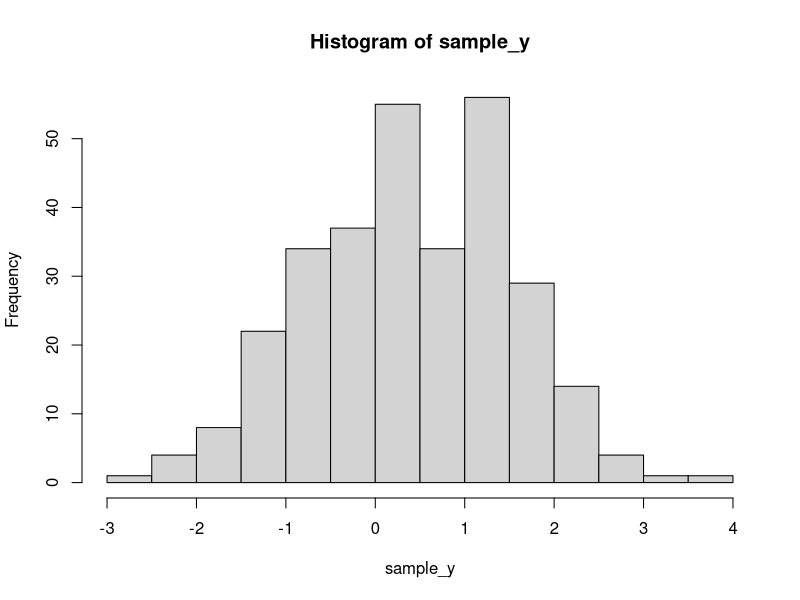
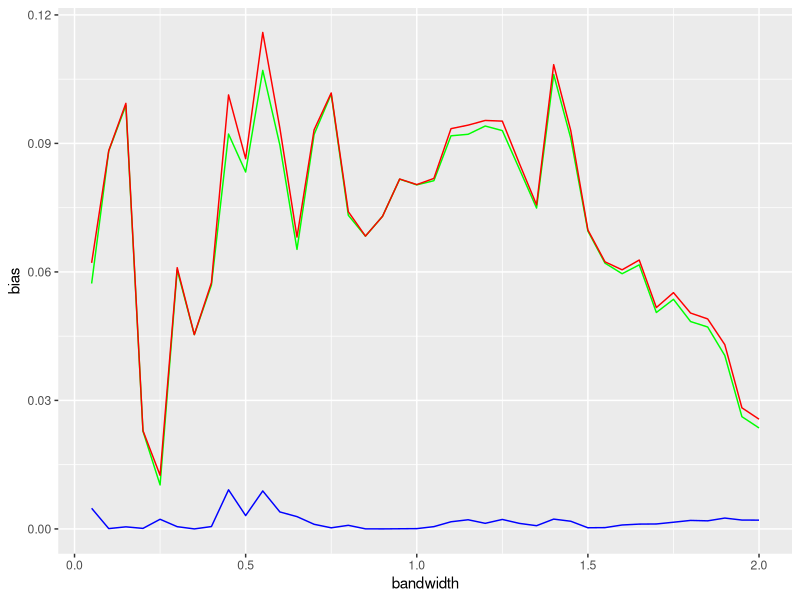

Recreate these plots in R, in order. (Note: this script raises an error after producing the figures.)
##
##    Machine learning concepts
##
##    Problem set 1


##    Gyongyver Kamenar

library(tidyverse)
# Problem 1 ---------------------------------------------------------------

# A)
LocalAveraging<-function(sample_x, sample_y, x, h){
  sum(sample_y * ifelse( abs(sample_x - x)<=(h/2),1,0)) / sum(ifelse( abs(sample_x - x)<=(h/2),1,0))
}

LocalAveraging0<-function(sample_x, sample_y, x, h){
   sum(sample_y * ifelse( abs(sample_x - x)<=(h/2),0,abs(sample_x - x))) / sum(ifelse( abs(sample_x - x)<=(h/2),0,abs(sample_x - x)))
}

LocalAveraging2<-function(sample_x, sample_y, x, h){
  sum(sample_y * ifelse( norm(as.matrix(sample_x - x), type = "f")<=(h/2),1,0))/ sum(ifelse( norm(as.matrix(sample_x - x), type="f")<=(h/2),1,0))
}

# B)
set.seed(2323)
sample_x <- runif(300, min=0, max = 2)
#set.seed(2323)
e <- rnorm(300)
sample_y <- sample_x^3 - 3.5 * sample_x^2 + 3 * sample_x + e
hist(sample_y)
optimal_y <- sample_x^3 - 3.5 * sample_x^2 + 3 * sample_x


# C)

LocalAveraging(sample_x = sample_x, sample_y = sample_y, x=1, h=1)

# Calc
bandwidth_values <- seq(0.05,2,0.05)

# x=1
map_dbl(bandwidth_values,  ~{ LocalAveraging(sample_x = sample_x, sample_y = sample_y, x=1, h=.x)} )
# x=0.1
map_dbl(bandwidth_values,  ~{ LocalAveraging(sample_x = sample_x, sample_y = sample_y, x=0.1, h=.x)} )

# D)
300*40*1000
# do not set seed
SimulateLocalAverage<-function(x_point=1, bandwidth=seq(0.05,2,0.05), sample_size=300){
  # Generate sample
  sample_x <- runif(sample_size, min=0, max = 2)
  e <- rnorm(sample_size)
  sample_y <- sample_x^3 - 3.5 * sample_x^2 + 3 * sample_x + e
  optimal_y <- sample_x^3 - 3.5 * sample_x^2 + 3 * sample_x
  # Local averaging
  #loc_avg <- LocalAveraging(sample_x = sample_x, sample_y = sample_y, x=x_point, h=bandwidth)
  
  map_df(bandwidth, ~{
    tibble(
    bandwidth = .x,
    loc_avg = as.numeric(LocalAveraging(sample_x = sample_x, sample_y = sample_y, x=x_point, h=.x )),
    error = as.numeric((x_point^3 - 3.5 * x_point^2 + 3 * x_point) - loc_avg)
    )
  })
}

# Simulate 1000 times
n <-3
# x_point = 1
#Loc_avg<-map_dbl( bandwith_values, ~{SimulateLocalAverage(x_point = 1,bandwidth =.x, sample_size = 300) })
map_df(seq(n), SimulateLocalAverage)
results_df_x1 <-map_df(seq_len(n), SimulateLocalAverage)
results_df_x1 %>% group_by(bandwidth) %>% summarise(mean=mean(as.numeric(error)))
data.frame(results_df_x1)
results_df_x1 %>% group_by(bandwidth) %>% summarise(bias = mean(error, na.rm=T)^2, var = var(loc_avg,na.rm = T), mse=bias+var) %>%
    ggplot(aes(x=bandwidth))+geom_line(aes(y=bias), color="blue")+geom_line(aes(y=var), color="green")+geom_line(aes(y=mse), color="red")


# x_point = 0.1
results_df_x01 <-map_dfc(seq_len(n), ~{
  loc_avg<-map_dbl( bandwith_values, ~{SimulateLocalAverage(x_point =0.1,bandwidth =.x, sample_size = 300) })
  tibble(simulation = loc_avg)
} )


results_df_x01<-cbind(bandwith_values,results_df_x01)


# E) 



# Problem 2 ---------------------------------------------------------------

####### A)

LocalAveraging2<-function(sample_x, sample_y, x, h){
  sum(sample_y * ifelse( norm(as.matrix(sample_x - x), type = "f")<=(h/2),1,0))/ sum(ifelse( norm(as.matrix(sample_x - x), type="f")<=(h/2),1,0))
}

LocalAveraging3<-function(sample_x, sample_y, x=1, h){
  sum(sample_y * ifelse( map_dbl(seq(nrow(sample_x)), ~norm(as.matrix(sample_x[.x,]- x), type = "f"))<=(h/2),1,0))/ sum(ifelse(map_dbl(seq(nrow(sample_x)), ~norm(as.matrix(sample_x[.x,]- x), type = "f"))<=(h/2),1,0))
}
x=1
# k=5
n <- 1000
k <- 5
h <- seq(1,4,0.5)
sample_x <- matrix(rnorm(n * k, mean = 0, sd=2), nrow = n, ncol = k)
e <- rnorm(n,0,1)
sample_y <- map_dbl(seq_len(n), ~prod(sample_x[.x,])+e[.x])
map_dbl(h, ~LocalAveraging3(sample_x = sample_x, sample_y = sample_y, x=1, h=.x) )
# why
hist(2*(map_dbl(seq(nrow(sample_x)), ~norm(as.matrix(sample_x[.x,]- x), type = "f"))))
# check


# k=8
n <- 1000
k <- 8
h <- seq(1,10,0.5)
sample_x <- matrix(rnorm(n * k, mean = 0, sd=2), nrow = n, ncol = k)
e <- rnorm(n,0,1)
sample_y <- map_dbl(seq_len(n), ~prod(sample_x[.x,])+e[.x])
map_dbl(h, ~LocalAveraging3(sample_x = sample_x, sample_y = sample_y, x=1, .x) )


###### B)








  